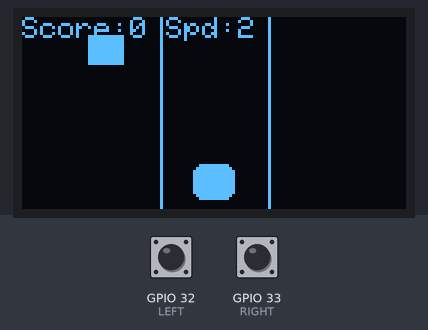
Bench run of a sketch on a simulated ESP32. Shown: 128×64 one-colour display. The inputs (shaded band) are chosen by the test bench; at power-on: GPIO 32 (LEFT) HIGH, GPIO 33 (RIGHT) HIGH. Random numbers use the default seed unless the sketch sets one.

Above: at 0.5 s.
At 1.2 s:
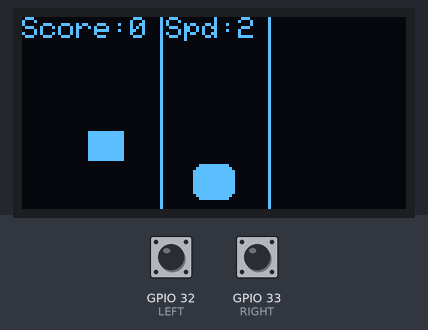
1.3 s: GPIO 32 (LEFT) pulled LOW for 0.15 s
At 2.1 s:
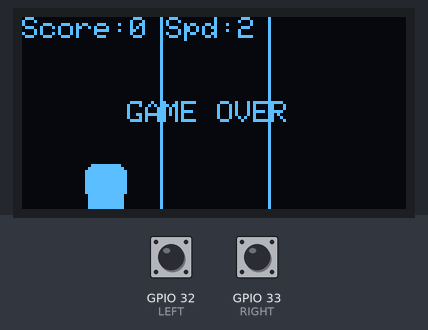
Timing chart, 0 to 4.3 s (numbered marks = the images above; inputs shaded):
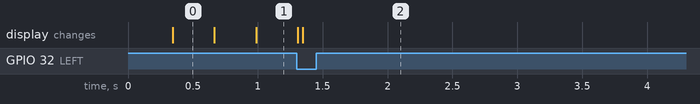

The sketch:

day_84_score_and_difficulty_ramp.ino
```cpp
// Day 84: Add score and increase obstacle speed over time.
#include <Wire.h>
#include <Adafruit_GFX.h>
#include <Adafruit_SSD1306.h>
Adafruit_SSD1306 display(128,64,&Wire,-1);
const int LEFT=32,RIGHT=33,laneX[]={28,64,100};
int player=1,obLane=0,obY=-10,score=0,speed=2;
int lastL=HIGH,lastR=HIGH;
bool over=false;unsigned long frameAt=0,moveAt=0;
bool hit(int a,int b){return a==b && obY>=47 && obY<=61;}
void setup(){
 pinMode(LEFT,INPUT_PULLUP);pinMode(RIGHT,INPUT_PULLUP);randomSeed(analogRead(34));
 Wire.begin(21,22);if(!display.begin(SSD1306_SWITCHCAPVCC,0x3C))while(true)delay(1000);
}
void loop(){
 if(millis()-frameAt<40)return;frameAt=millis();
 int l=digitalRead(LEFT),r=digitalRead(RIGHT);
 if(!over&&millis()-moveAt>140){
  if(l==LOW&&lastL==HIGH&&player>0){player--;moveAt=millis();}
  if(r==LOW&&lastR==HIGH&&player<2){player++;moveAt=millis();}
 }
 lastL=l;lastR=r;
 if(!over){
  obY+=speed;
  if(obY>64){obY=-10;obLane=random(0,3);score++;speed=min(6,2+score/8);}
  if(hit(player,obLane))over=true;
 }
 display.clearDisplay();display.drawLine(46,0,46,63,SSD1306_WHITE);display.drawLine(82,0,82,63,SSD1306_WHITE);
 display.fillRect(laneX[obLane]-6,obY,12,10,SSD1306_WHITE);display.fillRoundRect(laneX[player]-7,49,14,12,3,SSD1306_WHITE);
 display.setTextSize(1);display.setTextColor(SSD1306_WHITE);display.setCursor(0,0);display.print("Score:");display.print(score);display.print(" Spd:");display.print(speed);
 if(over){display.setCursor(35,28);display.print("GAME OVER");}
 display.display();
}
```
